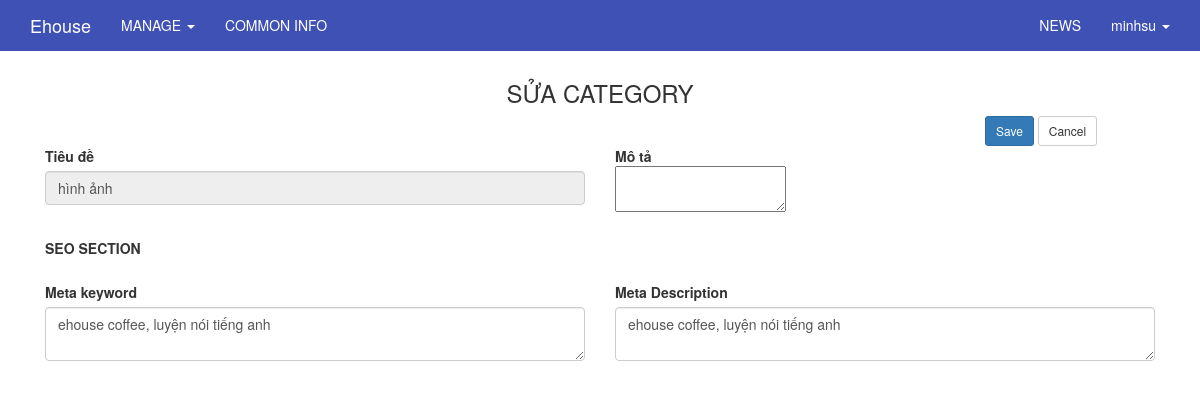
Screenshot of /admin/category/edit/hinh-anh (signed in) with the database file from the repository.
### tables this page shows
CREATE TABLE `users` (
  `id` int(11) UNSIGNED NOT NULL,
  `ip_address` varchar(15) NOT NULL,
  `username` varchar(100) NOT NULL,
  `password` varchar(255) NOT NULL,
  `salt` varchar(255) DEFAULT NULL,
  `email` varchar(100) NOT NULL,
  `activation_code` varchar(40) DEFAULT NULL,
  `forgotten_password_code` varchar(40) DEFAULT NULL,
  `forgotten_password_time` int(11) UNSIGNED DEFAULT NULL,
  `remember_code` varchar(40) DEFAULT NULL,
  `created_on` int(11) UNSIGNED NOT NULL,
  `last_login` int(11) UNSIGNED DEFAULT NULL,
  `active` tinyint(1) UNSIGNED DEFAULT NULL,
  `first_name` varchar(50) DEFAULT NULL,
  `last_name` varchar(50) DEFAULT NULL,
  `company` varchar(100) DEFAULT NULL,
  `birth_day` varchar(50) NOT NULL,
  `phone` varchar(20) DEFAULT NULL,
  `address` varchar(255) DEFAULT NULL,
  `profile` text,
  `modified_date` datetime DEFAULT NULL
);

CREATE TABLE `category` (
  `id` varchar(100) NOT NULL,
  `name` varchar(255) NOT NULL,
  `description` text,
  `content` text,
  `content2` text,
  `content3` text,
  `content4` text,
  `url` varchar(255) DEFAULT NULL,
  `parent` varchar(100) DEFAULT NULL,
  `level` int(2) DEFAULT '0',
  `meta_keyword` varchar(255) DEFAULT NULL,
  `meta_description` varchar(255) DEFAULT NULL,
  `modified_date` datetime DEFAULT NULL
);

### application/core/MY_Controller.php (called while the page is built, shortened)
<?php
class MY_Controller extends CI_Controller {
	protected function render($the_view = NULL, $template = 'master')
	{
		if($template == 'json' || $this->input->is_ajax_request())
		{
			header('Content-Type: application/json');
			echo json_encode($this->data);
		}
		else if(is_null($template))
		{
			$this->load->view($the_view, $this->data);
		}else
		{
			$this->data['the_view_content'] = (is_null($the_view)) ? '' : $this->load->view($the_view, $this->data, TRUE);
			$this->load->view('templates/' . $template . '_view', $this->data);
		}
	}
}
class Admin_Controller extends MY_Controller
{
	function __construct()
	{
		$current_user = $this->ion_auth->user()->row();
	}
	protected function render($the_view = NULL, $template = 'admin_master')
	{
		parent::render($the_view, $template);
	}
}

### application/controllers/admin/Category.php (called while the page is built, shortened)
<?php
class Category extends Admin_Controller
{
    function __construct()
    {
        parent::__construct();
    }
    public function edit($id)
    {
        $input_level['where'] = array('id' => $id);
        $level_id = $this->category_model->get_row($input_level);
        if($this->input->post('submit')){
            $this->data['parent'] = $this->input->post('parent');
            $level = $level_id->level == -1 ? -1 : ($this->data['parent'] != NULL && $this->data['parent']  != "" ? 1 : 0);
            $this->data['description'] = $this->input->post('description');
            $this->data['content'] = $this->input->post('content');
            $this->data['content2'] = $this->input->post('content2');
            $this->data['content3'] = $this->input->post('content3');
            $this->data['content4'] = $this->input->post('content4');
            $this->data['url'] = $this->input->post('url');
            $this->data['meta_keyword'] = $this->input->post('meta_keyword');
            $this->data['meta_description'] = $this->input->post('meta_description');
            $update_data = array('description' => $this->data['description'], 'content' => $this->data['content'], 'content2' => $this->data['content2'], 'content3' => $this->data['content3'], 'content4' => $this->data['content4'], 'url' => $this->data['url'], 'parent' => $this->data['parent'], 'level' => $level, 'meta_keyword' => $this->data['meta_keyword'], 'meta_description' => $this->data['meta_description'], 'modified_date'=>date('Y-m-d H:i:s'));
            if(!$this->category_model->update($id, $update_data))
            {
                $this->postal->add('Save fail !','error');
            }else $this->postal->add('Save successfully.','success');
            redirect('admin/category/edit/'.$id);
        }else{
            $input['where'] = array('id' => $id);
            $this->data['item'] = $this->category_model->get_row($input);
            $this->render('admin/category/edit_view');
        }
    }
}

### index.php (called while the page is built, shortened)
<?php
require_once BASEPATH.'core/CodeIgniter.php';

### application/models/Category_model.php (called while the page is built, shortened)
<?php
class Category_model extends MY_Model
{
    public function __construct()
    {
        $this->table = 'category';
    }
}

### application/core/MY_Model.php (called while the page is built, shortened)
<?php if ( ! defined('BASEPATH')) exit('No direct script access allowed');
class MY_Model extends CI_Model {
    var $table = '';
    var $key = 'id';
    var $order = '';
    function get_row($input = array()){
        $query = $this->db->get($this->table);
        return $query->row();
    }
    protected function get_list_set_input($input = array())
    {
        if ((isset($input['where'])) && $input['where'])
        {
            $this->db->where($input['where']);
        }
        if (isset($input['order'][0]) && isset($input['order'][1]))
        {
            $this->db->order_by($input['order'][0], $input['order'][1]);
        }
        else
        {
            $order = ($this->order == '') ? array($this->table.'.'.$this->key, 'desc') : $this->order;
            $this->db->order_by($order[0], $order[1]);
        }
    }
}
?>

### application/libraries/Ion_auth.php (called while the page is built, shortened)
<?php  if ( ! defined('BASEPATH')) exit('No direct script access allowed');
class Ion_auth
{
    public $_cache_user_in_group;
    public function __construct()
    {
        $this->_cache_user_in_group =& $this->ion_auth_model->_cache_user_in_group;
        $this->ion_auth_model->trigger_events('library_constructor');
    }
    public function __call($method, $arguments)
    {
        return call_user_func_array( array($this->ion_auth_model, $method), $arguments);
    }
    public function __get($var)
    {
        return get_instance()->$var;
    }
    public function logged_in()
    {
        $this->ion_auth_model->trigger_events('logged_in');
        return (bool) $this->session->userdata('identity');
    }
    public function in_group($check_group, $id=false, $check_all = false)
    {
        $this->ion_auth_model->trigger_events('in_group');
        $id || $id = $this->session->userdata('user_id');
        if (!is_array($check_group))
        {
            $check_group = array($check_group);
        }
        if (isset($this->_cache_user_in_group[$id]))
        {
            $groups_array = $this->_cache_user_in_group[$id];
        }
        else
        {
            $users_groups = $this->ion_auth_model->get_users_groups($id)->result();
            $groups_array = array();
            foreach ($users_groups as $group)
            {
                $groups_array[$group->id] = $group->name;
            }
            $this->_cache_user_in_group[$id] = $groups_array;
        }
        foreach ($check_group as $key => $value)
        {
            $groups = (is_string($value)) ? $groups_array : array_keys($groups_array);
            if (in_array($value, $groups) xor $check_all)
            {
                return !$check_all;
            }
        }
        return $check_all;
    }
}

### application/libraries/Session.php (called while the page is built, shortened)
<?php if ( ! defined('BASEPATH')) exit('No direct script access allowed');
class Session
{
    protected $sess_namespace = '';
    protected $store = array();
     private function initialize()
     {
        if (isset($_SESSION[$this->sess_namespace]) ) {
            $this->store = $_SESSION[$this->sess_namespace];
        }
        $destroy = false;
        if (!$destroy) {
            return;
        }
    }
    public function userdata($value)
    {
        if (isset($this->store[$value])) {
            return $this->store[$value];
        } else {
            return false;
        }
    }
    public function set_userdata($data = array(), $value = '')
    {
        if (is_string($data)) {
            $data = array($data => $value);
        }
        foreach ($data as $key => $val) {
            $this->store[$key] = $val;
        }
    }
}

### application/models/Ion_auth_model.php (called while the page is built, shortened)
<?php  if ( ! defined('BASEPATH')) exit('No direct script access allowed');
class Ion_auth_model extends CI_Model
{
    public $tables = array();
    public $_ion_where = array();
    public $_ion_select = array();
    public $_ion_limit = NULL;
    public $_ion_offset = NULL;
    public $_ion_order_by = NULL;
    public $_ion_order = NULL;
    protected $response = NULL;
    public function __construct()
    {
        $this->config->load('ion_auth', TRUE);
        $this->tables  = $this->config->item('tables', 'ion_auth');
    }
    public function limit($limit)
    {
        $this->_ion_limit = $limit;
        return $this;
    }
    public function where($where, $value = NULL)
    {
        if (!is_array($where))
        {
            $where = array($where => $value);
        }
        array_push($this->_ion_where, $where);
        return $this;
    }
    public function order_by($by, $order='desc')
    {
        $this->_ion_order_by = $by;
        $this->_ion_order    = $order;
        return $this;
    }
    public function row()
    {
        $row = $this->response->row();
        return $row;
    }
    public function users($groups = NULL)
    {
        if (isset($this->_ion_select) && !empty($this->_ion_select))
        {
            foreach ($this->_ion_select as $select)
            {
                $this->db->select($select);
            }
            $this->_ion_select = array();
        }
        else
        {
            $this->db->select(array(
                $this->tables['users'].'.*',
                $this->tables['users'].'.id as id',
                $this->tables['users'].'.id as user_id'
            ));
        }
        if (isset($this->_ion_where) && !empty($this->_ion_where))
        {
            foreach ($this->_ion_where as $where)
            {
                $this->db->where($where);
            }
            $this->_ion_where = array();
        }
        if (isset($this->_ion_limit) && isset($this->_ion_offset))
        {
            $this->db->limit($this->_ion_limit, $this->_ion_offset);
            $this->_ion_limit  = NULL;
            $this->_ion_offset = NULL;
        }
        else if (isset($this->_ion_limit))
        {
            $this->db->limit($this->_ion_limit);
            $this->_ion_limit  = NULL;
        }
        if (isset($this->_ion_order_by) && isset($this->_ion_order))
        {
            $this->db->order_by($this->_ion_order_by, $this->_ion_order);
            $this->_ion_order    = NULL;
            $this->_ion_order_by = NULL;
        }
        $this->response = $this->db->get($this->tables['users']);
        return $this;
    }
    public function user($id = NULL)
    {
        $id = isset($id) ? $id : $this->session->userdata('user_id');
        $this->users();
        return $this;
    }
}

### application/views/admin/category/edit_view.php (the view, shortened to what this page needs)
<div class="container" style="margin-top:0px;">
    <div class="row">
        <div class="col-lg-12">
            <h3 class="text-center">SỬA CATEGORY</h3>
            <?php echo form_open_multipart('admin/category/edit/'.$item->id);?>
            <div class="col-lg-12">
                <h3 class="col-lg-10" style="margin-top: 0"></h3>
                <div class="col-lg-2 pull-right">
                    <?php echo form_submit('submit', 'Save', 'class="btn btn-primary btn-lg btn-sm"');?>
                    <?php echo anchor('/admin/category', 'Cancel','class="btn btn-default btn-lg btn-sm"');?>
                </div>
            </div>
            <div class="form-group col-md-6 col-lg-6">
                <?php
                echo form_label('Tiêu đề','name');
                ?>
                <input type="text" name="name" class="form-control" disabled value="<?php echo $item->name; ?>" title="<?php echo $item->name; ?>">
            </div>
            <div class="form-group col-md-6 col-lg-6">
                <strong>Mô tả</strong>
                <div id="editor">
                    <textarea class="ckeditor" name="description"><?php echo $item->description ?></textarea>
                </div>
            </div>
            <div class="form-group col-md-12 col-lg-12">
                <h5><b>SEO SECTION</b></h5>
            </div>
            <div class="form-group col-md-12 col-lg-6">
                <?php
                echo form_label('Meta keyword','meta_keyword');
                ?>
                <textarea class="form-control" name="meta_keyword"><?php echo $item->meta_keyword; ?></textarea>
            </div>
            <div class="form-group col-md-12 col-lg-6">
                <?php
                echo form_label('Meta Description','meta_description');
                ?>
                <textarea class="form-control" name="meta_description"><?php echo $item->meta_description; ?></textarea>
            </div>
            <?php echo form_close();?>
        </div>
    </div>
</div>

### application/views/templates/_parts/admin_master_header_view.php (shortened to what this page needs)
    <!DOCTYPE html>
<html>
    <head>
    </head>
<body>
<?php
if($this->ion_auth->logged_in()) {
    ?>
    <nav class="navbar navbar-inverse navbar-fixed-top">
        <div class="container">
            <div class="navbar-header">
                <a class="navbar-brand"
                   href="<?php echo base_url(); ?>" target="_new"><?php echo 'Ehouse'?></a>
            </div>
            <div id="navbar" class="collapse navbar-collapse">
                <ul class="nav navbar-nav">
                    <li class="dropdown">
                        <a href="#" class="dropdown-toggle" data-toggle="dropdown" role="button" aria-expanded="false">MANAGE <span class="caret"></span></a>
                    </li>
                    <li><?php echo anchor('admin/website/index','COMMON INFO');?></li>
                </ul>
                <ul class="nav navbar-nav navbar-right">
                    <li><?php echo anchor('admin/news/index','NEWS');?></li>
                    <li class="dropdown">
                        <a href="#" class="dropdown-toggle" data-toggle="dropdown" role="button" aria-expanded="false"><?php echo $this->ion_auth->user()->row()->username;?> <span class="caret"></span></a>
                    </li>
                </ul>
            </div>
        </div>
    </nav>
<?php
}
?>

### public/css/admin.css (style rules this page uses)
.navbar-inverse { background-color: #3F51B5; border-color: #3F51B5; border-radius: inherit; }
.navbar-inverse .navbar-nav>li>a { color: white; }
.navbar-inverse .navbar-brand { color: white; }

### rows the page displays
users: id+username "minhsu"
category: name "hình ảnh", meta_keyword "ehouse coffee, luyện nói tiếng anh", meta_description "ehouse coffee, luyện nói tiếng anh"

### other values shown
anchor('admin/website/index','COMMON INFO') "COMMON INFO"
anchor('admin/news/index','NEWS') "NEWS"
form_label('Tiêu đề','name') "Tiêu đề"
form_label('Meta keyword','meta_keyword') "Meta keyword"
form_label('Meta Description','meta_description') "Meta Description"
